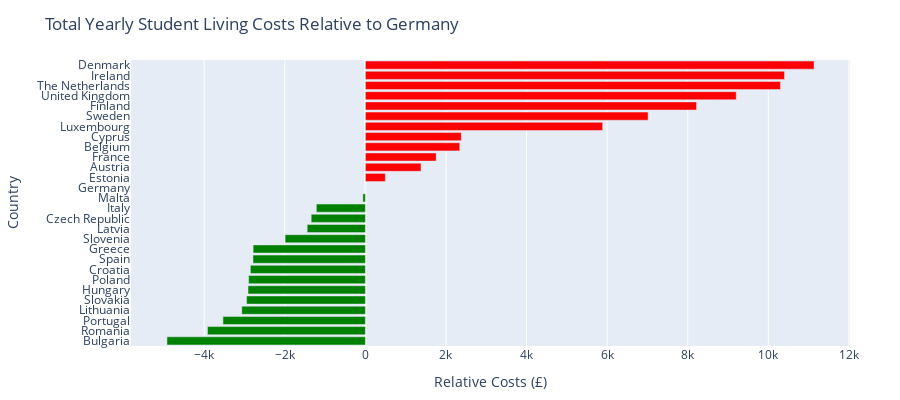

The notebook cell this image was saved under:
### Code cell
# Create a bar chart trace
trace = PlotlyJS.bar(y=df[!, :Country], x=df[!, :"Relative to Germany (£)"],orientation = "h",marker_color=[rc > 0 ? :red : :green for rc in df[!, "Relative to Germany (£)"]])


# Define the layout with explicit tick values and text
layout = Layout(
    title="Total Yearly Student Living Costs Relative to Germany",
    xaxis = attr(title = "Relative Costs (£)"),  # X-axis title
    yaxis = attr(
        title = "Country",  # Y-axis title
        tickvals = 0:length(df.Country),  # Tick positions
        ticktext = df.Country  # Tick labels
    ),
    height = 400  # Height of the plot
)

fig = PlotlyJS.plot(trace, layout)
PlotlyJS.display(fig)

### Figure 1 — Plotly figure (JSON) as saved in the notebook; plotly's stock layout.template omitted (floating-point values rounded to 4 significant figures)
{"data": [{"marker": {"color": ["green", "green", "green", "green", "green", "green", "green", "green", "green", "green", "green", "green", "green", "green", "green", "green", "red", "red", "red", "red", "red", "red", "red", "red", "red", "red", "red", "red"]}, "orientation": "h", "type": "bar", "x": [-4924, -3919, -3534, -3067, -2948, -2912, -2897, -2854, -2789, -2786, -1992, -1444, -1345, -1217, -63, 0, 495, 1380, 1757, 2342, 2379, 5888, 7016, 8219, 9203, 10300, 10401, 11134], "y": ["Bulgaria", "Romania", "Portugal", "Lithuania", "Slovakia", "Hungary", "Poland", "Croatia", "Spain", "Greece", "Slovenia", "Latvia", "Czech Republic", "Italy", "Malta", "Germany", "Estonia", "Austria", "France", "Belgium", "Cyprus", "Luxembourg", "Sweden", "Finland", "United Kingdom", "The Netherlands", "Ireland", "Denmark"]}], "layout": {"height": 400, "margin": {"b": 50, "l": 50, "r": 50, "t": 60}, "title": "Total Yearly Student Living Costs Relative to Germany", "xaxis": {"title": "Relative Costs (£)"}, "yaxis": {"ticktext": ["Bulgaria", "Romania", "Portugal", "Lithuania", "Slovakia", "Hungary", "Poland", "Croatia", "Spain", "Greece", "Slovenia", "Latvia", "Czech Republic", "Italy", "Malta", "Germany", "Estonia", "Austria", "France", "Belgium", "Cyprus", "Luxembourg", "Sweden", "Finland", "United Kingdom", "The Netherlands", "Ireland", "Denmark"], "tickvals": [0, 1, 2, 3, 4, 5, 6, 7, 8, 9, 10, 11, 12, 13, 14, 15, 16, 17, 18, 19, 20, 21, 22, 23, 24, 25, 26, 27, 28], "title": "Country"}}}
